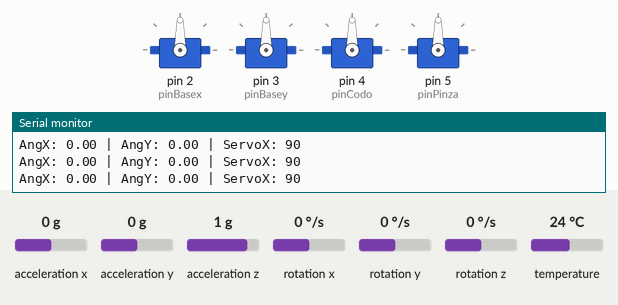
Recording of a program running on a simulated Arduino Nano, built with avr-gcc and run on an emulated ATmega328P. On the bench: 4 × servo, the last lines printed to the serial monitor. The test bench sets the inputs (shaded band); at power-on: acceleration x 0 g, rotation y 0 °/s, acceleration z 1 g, rotation x 0 °/s, acceleration y 0 g, rotation z 0 °/s, temperature 24 °C.

Above: at 1.3 s.
1.4 s: acceleration x set to -1.4 g
At 3.4 s:
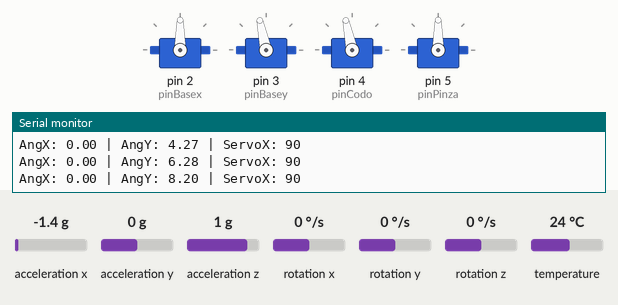
4.4 s: rotation y set to -192 °/s
6.0 s: acceleration z set to 0.1 g
9.0 s: acceleration z set to -0.2 g
At 9.4 s:
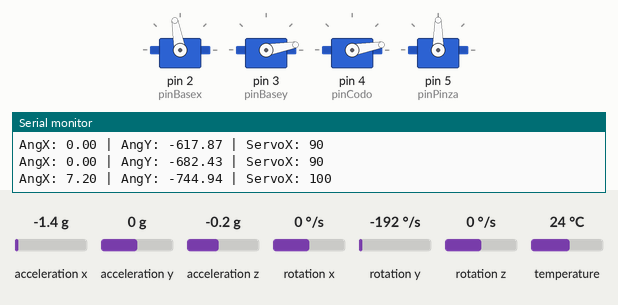
At 10.4 s:
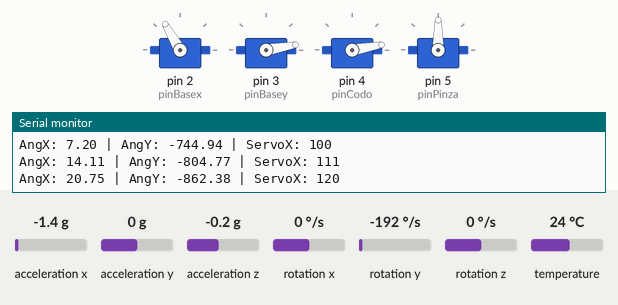
12.0 s: rotation x set to -192 °/s
14.1 s: rotation x set to 100 °/s
At 17.8 s:
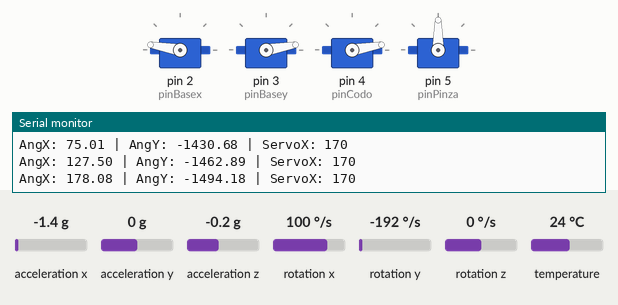
Timing chart, 0 to 18.1 s (numbered marks = the images above; inputs shaded):
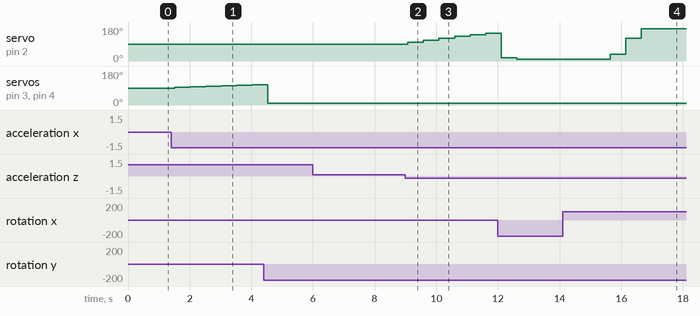

The program:

main.cpp
```cpp
#include <Arduino.h>
#include <Wire.h>
#include <Adafruit_MPU6050.h>
#include <Adafruit_Sensor.h>
#include <Servo.h>

Adafruit_MPU6050 mpu;  //SDA a4, SCL a5

// Servos
Servo servoBasex, servoBasey, servoCodo, servoPinza;

const int pinBasex = 2;
const int pinBasey = 3;
const int pinCodo  = 4;
const int pinPinza = 5;

// Variables para el Filtro Complementario
float angleX = 0, angleY = 0;
unsigned long prevTime = 0;

// Ajuste de sensibilidad del filtro (0.98 a 0.99 es ideal)
// Da mucha importancia al giroscopio para evitar vibraciones
const float filterAlpha = 0.96;

void setup() {
  Serial.begin(9600);
  Wire.begin();

  // Inicializar MPU6050
  if (!mpu.begin()) {
    Serial.println(F("No se encontro MPU6050"));

    while (1) yield();
  }

  // Configurar rangos para mayor precisión
  mpu.setAccelerometerRange(MPU6050_RANGE_2_G);
  mpu.setGyroRange(MPU6050_RANGE_250_DEG);
  mpu.setFilterBandwidth(MPU6050_BAND_21_HZ);

  // Servos
  servoBasex.attach(pinBasex, 500, 2400);
  servoBasey.attach(pinBasey, 500, 2400);
  servoCodo.attach(pinCodo, 500, 2400);
  servoPinza.attach(pinPinza, 500, 2400);

  prevTime = millis();
  Serial.println(F("MPU6050 Listo..."));
}

void loop() {
  sensors_event_t a, g, temp;
  mpu.getEvent(&a, &g, &temp);

  // Calcular tiempo transcurrido
  unsigned long currentTime = millis();
  float dt = (currentTime - prevTime) / 1000.0;
  prevTime = currentTime;

  // 1. Calcular ángulo desde el Acelerómetro (Inestable por sí solo)
  float accAngleX = atan2(a.acceleration.y, a.acceleration.z) * 180 / PI;
  float accAngleY = atan2(-a.acceleration.x, sqrt(a.acceleration.y * a.acceleration.y + a.acceleration.z * a.acceleration.z)) * 180 / PI;

  // 2. Filtro Complementario:
  // Combina la rapidez del Giroscopio con la estabilidad del Acelerómetro
  // Angulo = 96% (Angulo_anterior + Giro * dt) + 4% (Angulo_Acelerometro)
  angleX = filterAlpha * (angleX + (g.gyro.x * 180 / PI) * dt) + (1 - filterAlpha) * accAngleX;
  angleY = filterAlpha * (angleY + (g.gyro.y * 180 / PI) * dt) + (1 - filterAlpha) * accAngleY;

  // 3. Mapeo a grados de Servo (0 a 180)
  // Ajustamos el rango de inclinación de -60/60 a 0/180 para que sea más natural
  int servoXPos = map(angleX, -60, 60, 0, 180);
  int servoYPos = map(angleY, -60, 60, 0, 180);

  // Seguridad y suavizado final
  servoXPos = constrain(servoXPos, 10, 170);
  servoYPos = constrain(servoYPos, 10, 170);

  // Mover servos
  servoBasex.write(servoXPos);
  servoBasey.write(servoYPos);
  servoCodo.write(servoYPos); // El codo imita a la base Y en este ejemplo

  // Debugging
  Serial.print(F("AngX: ")); Serial.print(angleX);
  Serial.print(F(" | AngY: ")); Serial.print(angleY);
  Serial.print(F(" | ServoX: ")); Serial.println(servoXPos);

  delay(500); // Mucho más rápido que antes (100Hz aprox) gracias al Giroscopio
}
```

Measured:
- the behaviour switches between 0 and -0.1 g on acceleration z (found by bisection; images 1 and 2)
- after the input at 1.4 s, servo on pin 3 (pinBasey), servo on pin 4 (pinCodo): moves from 90° to 106° over 2.5 s, starting after 0.12 s
- after the input at 9.0 s, servo on pin 2 (pinBasex): moves from 90° to 148° over 2.5 s, starting after 0.08 s
- after the input at 14.1 s, servo on pin 2 (pinBasex): 10° → 36° after 1.5 s, → 120° 0.50 s later, → 170° 0.50 s later
